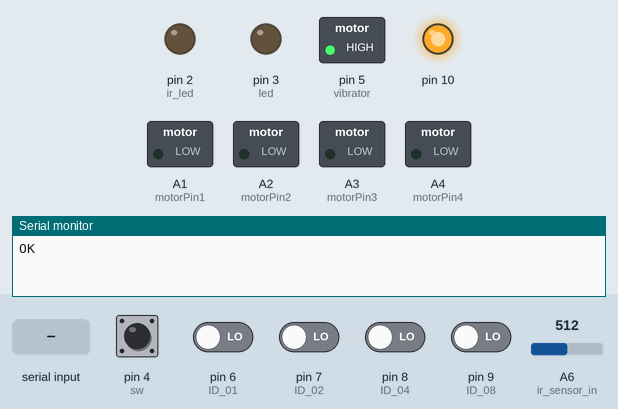
A sketch run on a simulated Arduino Nano, built with avr-gcc and run on an emulated ATmega328P. On the bench: switched loads named in the sketch (green lamp = pin HIGH), output pins drawn as LEDs (lit = HIGH), the last lines printed to the serial monitor. The inputs (shaded band) are chosen by the test bench; at power-on: pin 4 (sw) HIGH, pin 6 (ID_01), pin 7 (ID_02), pin 8 (ID_04), pin 9 (ID_08) LOW, A6 (ir_sensor_in) = 512. Pins used as bus, display or sensor lines are not drawn.

Above: at 1.8 s.
1.9 s: pin 4 (sw) pulled LOW for 0.15 s
At 3.0 s:
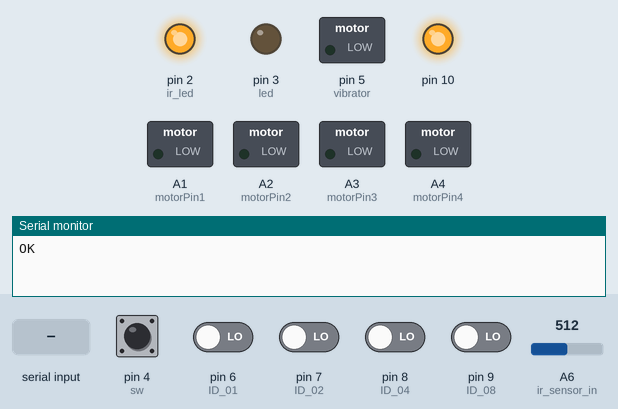
4.9 s: A6 (ir_sensor_in) set to 531
At 7.3 s:
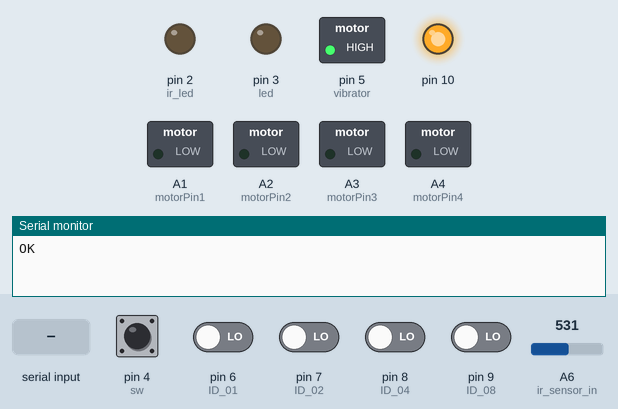
7.9 s: "ID" received over Serial
9.4 s: pin 4 (sw) pulled LOW for 1 s
At 11.1 s:
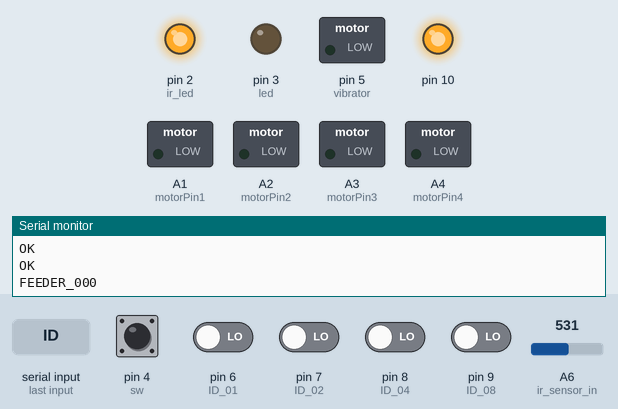
12.4 s: A6 (ir_sensor_in) set to 716
At 14.2 s:
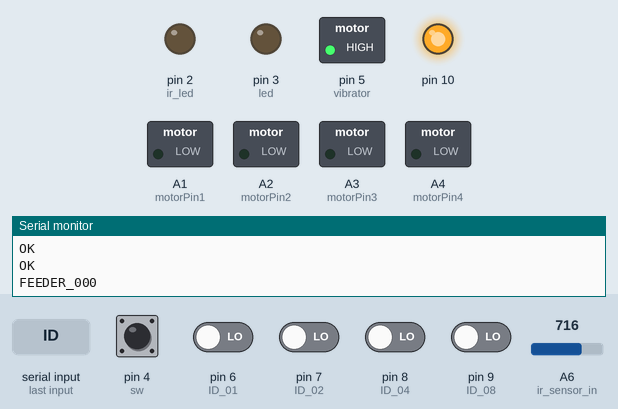
Timing chart, 0 to 15.7 s (numbered marks = the images above; inputs shaded):
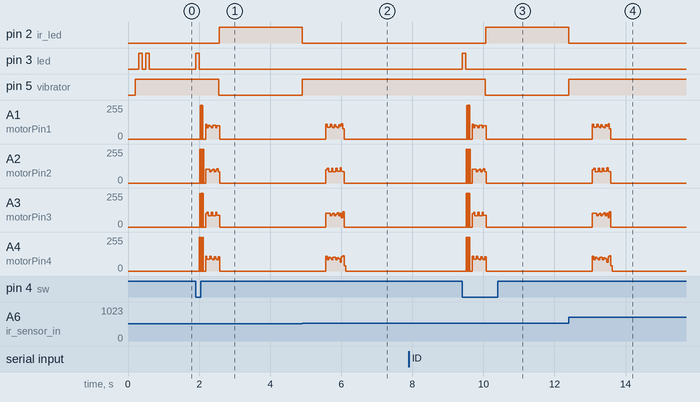

Measured:
- the behaviour switches between 518 and 519 on A6 (ir_sensor_in) (found by bisection; images 1 and 2)
- after the input at 1.9 s, pin 2 (ir_led): LOW → HIGH after 0.67 s; pin 3 (led): LOW → HIGH at once, → LOW 0.10 s later
- after the input at 4.9 s, pin 2 (ir_led): HIGH → LOW at once; pin 5 (vibrator): LOW → HIGH at once
- after the input at 9.4 s, pin 2 (ir_led): LOW → HIGH after 0.67 s; pin 3 (led): LOW → HIGH at once, → LOW 0.10 s later
- after the input at 12.4 s, pin 2 (ir_led): HIGH → LOW at once; pin 5 (vibrator): LOW → HIGH at once

The sketch:

pulcherfeeder_3_0_firmware.ino
```cpp
#include "feeder.h"

#include <stdint.h>
#define ser_conf        SERIAL_8N1


#define COMMAND_IN_FEED      "f" //should be only one character. of you want to change it, change also the length of the substring to exrtact (search for "COMMAND_IN_READ" to see where.


const int baud           = 9600;

String readString, command, parameters;


Feeder* f;

String getValue(String data, char separator, int index) {
    int found = 0;
    int strIndex[] = { 0, -1 };
    int maxIndex = data.length() - 1;

    for (int i = 0; i <= maxIndex && found <= index; i++) {
      if (data.charAt(i) == separator || i == maxIndex) {
          found++;
          strIndex[0] = strIndex[1] + 1;
          strIndex[1] = (i == maxIndex) ? i+1 : i;
      }
    }
    return found > index ? data.substring(strIndex[0], strIndex[1]) : "";
}

void setup() {
  Serial.begin(baud, ser_conf);
  delay(200);

  f = new Feeder();
}

void loop() {
  while (Serial.available()) {
    delay(10);
    if (Serial.available() >0) {
      char c = Serial.read();  //gets one byte from serial buffer
      readString += c; //makes the string readString
    }
  }

  if (readString.length() >0) {
     if(readString == "ID") {
      Serial.println("OK");
      Serial.println(f -> readID());
     } else {
       command    = readString.substring(0, 1);
       parameters = readString.substring(1, 15);

       if(command == COMMAND_IN_FEED) {
        int t = getValue(parameters, ',', 0).toInt();
        if(getValue(parameters, ',', 1) == "") {
          f -> feed(t);
        } else {
          int s = getValue(parameters, ',', 1).toInt();
          f -> feed(t, s);
        }
        Serial.println("OK");
        Serial.println(f -> duration_until_fed);
        Serial.println(f -> grains);
        Serial.println("OK");
       }
     }
   readString="";
 }
 if(f -> sw_pressed()) {
  f -> sw_routine();
 }
}
```

feeder.cpp
```cpp
#include "feeder.h"

Feeder::Feeder() {

    SPI.begin();
    pinMode(cs_poti,       OUTPUT);
    pinMode(vibrator,      OUTPUT);
    pinMode(ir_led,        OUTPUT );
    pinMode(ir_sensor_out, OUTPUT );
    pinMode(ir_sensor_in,  INPUT );

    pinMode(motorPin1, OUTPUT);
    pinMode(motorPin2, OUTPUT);
    pinMode(motorPin3, OUTPUT);
    pinMode(motorPin4, OUTPUT);
    pinMode(led,       OUTPUT);
    pinMode(sw,        INPUT);

    digitalWrite(cs_poti,   HIGH);
    digitalWrite(led,       LOW);

    pinMode(ID_01,     INPUT);
    pinMode(ID_02,     INPUT);
    pinMode(ID_04,     INPUT);
    pinMode(ID_08,     INPUT);
    pinMode(ID_16,     INPUT);
    pinMode(ID_32,     INPUT);


    motor_off();
    stop_vibrator();
    disarm();

    b             = digitalRead(sw);
    old_b         = b;
    grains        = 0;
    grain_passing = false;

    signal_startup_complete();
}

String Feeder::readID () {
  // determines the ID of the device from the jumper positions and returns it as a string
  // the format of the ID is a six letter prefix specifying the device type followed by an underscore and a three-digit number, such as 'ABCDEF_000'
  String ret = "FEEDER_";

  int n =  0;
  n = n +  1 * digitalRead(ID_01);
  n = n +  2 * digitalRead(ID_02);
  n = n +  4 * digitalRead(ID_04);
  n = n +  8 * digitalRead(ID_08);
  n = n + 16 * digitalRead(ID_16);
  n = n + 32 * digitalRead(ID_32);

  if(n<100) ret += "0";
  if(n<10 ) ret += "0";
  ret += n;
  return(ret);
}

void Feeder::signal_startup_complete () {
  //signal to human using led lights
  digitalWrite(led, HIGH);
  delay(100);
  digitalWrite(led, LOW);
  delay(100);
  digitalWrite(led, HIGH);
  delay(100);
  digitalWrite(led, LOW);

  //signal to master using Serial
  Serial.println("OK");
}

void Feeder::arm () {
  digitalWrite(ir_led,        HIGH);
  digitalWrite(ir_sensor_out, HIGH);
  delay(100);
  int temp = analogRead(ir_sensor_in);
  previousMillis = millis();
  top = 0;
  for(int i = 0; i < buf_size; i++) {
    buf[i] = temp;
  }
  grains        = 0;
  grain_passing = false;
}

void Feeder::disarm () {
  digitalWrite(ir_led,        LOW);
  digitalWrite(ir_sensor_out, LOW);
  delay(100);
}

float Feeder::slope() {
  int  s  = buf_size;
  int  x  = 0;
  int  y  = 0;
  float x2 = 0;
  float xy = 0;
  float sx = 0;
  float sy = 0;

  // cycle through the buffer, starting at top +1 until end, then continuing from start to top
  for(int i=top, k=0; k<buf_size; i++, k++) {
    if(i >= buf_size) i = 0;
    x  = k;
    y  = buf[i];
    x2 = x2 + x * x;
    xy = xy + x * y;
    sx = sx + x;
    sy = sy + y;
  }
  float a = (s*xy - sx*sy)/(s*x2 - sx*sx);
  return a;
}

void Feeder::count_grains () {
  currentMillis = millis();
   if (currentMillis - previousMillis >= interval) {
    // if interval milliseconds have passed, write the new sensor value to the top of the buffer
     previousMillis = currentMillis;
     buf[top] = analogRead(ir_sensor_in);
     top ++;
     if(top >= buf_size) top = 0;

     // determine the slope of the buffer
     float a = slope();
     // if no grain is currently passing the sensor and the sensor detects a positive enough slope,
     // count a grain and state that one is currently passing the sensor
     // otherwise, if the sensor detects a negative enough slope, state that the grain has passed.
     if(grain_passing == false) {
      if(a > threshold) {
        grains = grains + 1;
        grain_passing = true;
      }
     } else {
      if(a < -threshold) {
        grain_passing = false;
      }
     }
   }
}

void Feeder::read_sensor(int _seconds, int _framerate) {
  int nframes            = _seconds*_framerate;
  unsigned long n_millis = _seconds*1000;
  int values[nframes];

  arm();
  int count = 0;
  for (unsigned long t = millis(); (millis() - t) <= n_millis;) {
    values[count] = analogRead(ir_sensor_in);
    count ++;
    delay(1000/_framerate);
  }
  Serial.println("OK");
  for (int i = 0; i<count; i++) {
    Serial.println(values[i]);
  }
  disarm();
}

bool Feeder::sw_pressed () {
 if(digitalRead(sw) == LOW) return true;
 else return false;
}

void Feeder::sw_routine () {
  delay(10);
  if(digitalRead(sw) == HIGH) return;
  digitalWrite(led, HIGH);
  delay(100);
  digitalWrite(led, LOW);
  feed(1);
}

void Feeder::set_vibrator_speed(int _s) {
  int s = map(_s,0,100,100,127);
  SPI.beginTransaction(SPISettings(SPI_MAX_SPEED, MSBFIRST, SPI_MODE0));
  digitalWrite(cs_poti, LOW);
  SPI.transfer(WRITE_4141);
  SPI.transfer(s);
  digitalWrite(cs_poti, HIGH);
  SPI.endTransaction();
}

void Feeder::start_vibrator() {
  digitalWrite(vibrator, LOW);
}

void Feeder::stop_vibrator() {
  digitalWrite(vibrator, HIGH);
}

void Feeder::feed(int _n, int _s) {

  int feeder_speed = _s;

  unsigned long start_millis_const    = millis();
  unsigned long start_millis          = millis();
  unsigned long current_millis        = millis();
  unsigned long last_speed_increase   = millis();

  unsigned long increase_speed_delay  =  3000;
  int           increase_speed_amount =     1;
  unsigned long stop_feeder_delay     = 15000;

  int           old_grains            = 0;

  open_gate();
  set_vibrator_speed(90);
  start_vibrator();
  delay(20);
  set_vibrator_speed(feeder_speed);
  arm();

  while(grains < _n) {
    count_grains();
    // if a grain has been counted, stop speed increasing by pretending it has already been increased, and stop the end_time counting by resetting the start_millis. also, reset the speed to the beginning.
    if(grains > old_grains) {
      old_grains = grains;
      last_speed_increase = millis();
      start_millis = millis();
      feeder_speed = _s;
      set_vibrator_speed(feeder_speed);
    }
    // if stop_feeder_delay milliseconds have passed since the last grain, something is probably wrong with the feeder. stop (in the future, also send some error message on the serial port).
    if((millis() - start_millis) > stop_feeder_delay) {
      break;
    }
    // if increase_speed_delay milliseconds have passed since the last speed increase or since a grain was last observed, increase the speed.
    if((millis() - last_speed_increase) > increase_speed_delay) {
      feeder_speed = 80;
      last_speed_increase = millis();
      set_vibrator_speed(feeder_speed);
      delay(100);
      set_vibrator_speed(_s);
//      feeder_speed += increase_speed_amount;
//      if(feeder_speed > 100) feeder_speed = 100;
//      last_speed_increase = millis();
//      set_vibrator_speed(feeder_speed);
    }
  }

  duration_until_fed = millis() - start_millis_const;

  stop_vibrator();
  disarm();
  close_gate();
}

//void Feeder::feed(int _n, int _s) {
//  open_gate();
//  set_vibrator_speed(_s);
//  start_vibrator();
//  arm();
//
//  while(grains < _n) {
//    count_grains();
//  }
//
//  stop_vibrator();
//  disarm();
//  close_gate();
//}

void Feeder::open_gate() {
  turn(5,3000);
  turn(motor_distance,motor_speed);
}

void Feeder::close_gate() {
  delay(500);
  turn(-motor_distance,motor_speed);
  turn(-6,3000);
}

void Feeder::motor_off () {
  digitalWrite(motorPin4, LOW);
  digitalWrite(motorPin3, LOW);
  digitalWrite(motorPin2, LOW);
  digitalWrite(motorPin1, LOW);
}

void Feeder::turn(int _n, int _d) {
  if(_n<0) {
    _n = -_n;
    for(int i=0; i<_n; i++) {
      digitalWrite(motorPin1, HIGH);
      delayMicroseconds(_d);
      digitalWrite(motorPin4, LOW);
      delayMicroseconds(_d);
      digitalWrite(motorPin2, HIGH);
      delayMicroseconds(_d);
      digitalWrite(motorPin1, LOW);
      delayMicroseconds(_d);
      digitalWrite(motorPin3, HIGH);
      delayMicroseconds(_d);
      digitalWrite(motorPin2, LOW);
      delayMicroseconds(_d);
      digitalWrite(motorPin4, HIGH);
      delayMicroseconds(_d);
      digitalWrite(motorPin3, LOW);
      delayMicroseconds(_d);
    }
  } else {
    for(int i=0; i<_n; i++) {
      digitalWrite(motorPin4, HIGH);
      delayMicroseconds(_d);
      digitalWrite(motorPin1, LOW);
      delayMicroseconds(_d);
      digitalWrite(motorPin3, HIGH);
      delayMicroseconds(_d);
      digitalWrite(motorPin4, LOW);
      delayMicroseconds(_d);
      digitalWrite(motorPin2, HIGH);
      delayMicroseconds(_d);
      digitalWrite(motorPin3, LOW);
      delayMicroseconds(_d);
      digitalWrite(motorPin1, HIGH);
      delayMicroseconds(_d);
      digitalWrite(motorPin2, LOW);
      delayMicroseconds(_d);
    }
  }
  motor_off();
}
```

feeder.h
```cpp
#ifndef BUTTON_H
#define BUTTON_H


#if defined(ARDUINO) && ARDUINO >= 100
#include <Arduino.h>
#else
#include <WProgram.h>
#endif

#include <SPI.h>

#define SPI_MAX_SPEED   1000000

// pins
#define cs_poti           A0
#define vibrator           5
#define ir_led             2
#define ir_sensor_in      A6
#define ir_sensor_out     A5

#define motorPin1         A1
#define motorPin2         A2
#define motorPin3         A3
#define motorPin4         A4

#define led                3
#define sw                 4

#define ID_01              6
#define ID_02              7
#define ID_04              8
#define ID_08              9
#define ID_16             A7
#define ID_32             12

//

#define buf_size          20
#define interval           1
#define WRITE_4141 B00000000

#define motor_distance    35
#define motor_speed     1500

const float threshold = 0.5;

class Feeder {
public:
  Feeder();

  String readID ();
  void   signal_startup_complete ();
  void   arm ();
  void   disarm();
  void   count_grains();
  void   read_sensor(int _seconds   = 1,
                     int _framerate = 10);
  bool   sw_pressed();
  void   sw_routine();
  void   set_vibrator_speed (int _s);
  void   start_vibrator();
  void   stop_vibrator();
  void   feed(int _n, int _s = 0);
  void   open_gate();
  void   close_gate();
  void   motor_off();
  void   turn(int _n, int _d);
  float  slope();

  // the following two are public, such that the function calling feed() can retrieve the amount fed and the duration that this took
  unsigned long duration_until_fed;
  int  grains;

private:
  bool b, old_b;
  int  buf[buf_size];
  int  top; // the top of the buffer - where to insert values
  bool grain_passing;
  unsigned long currentMillis;
  unsigned long previousMillis;
};

#endif
```
